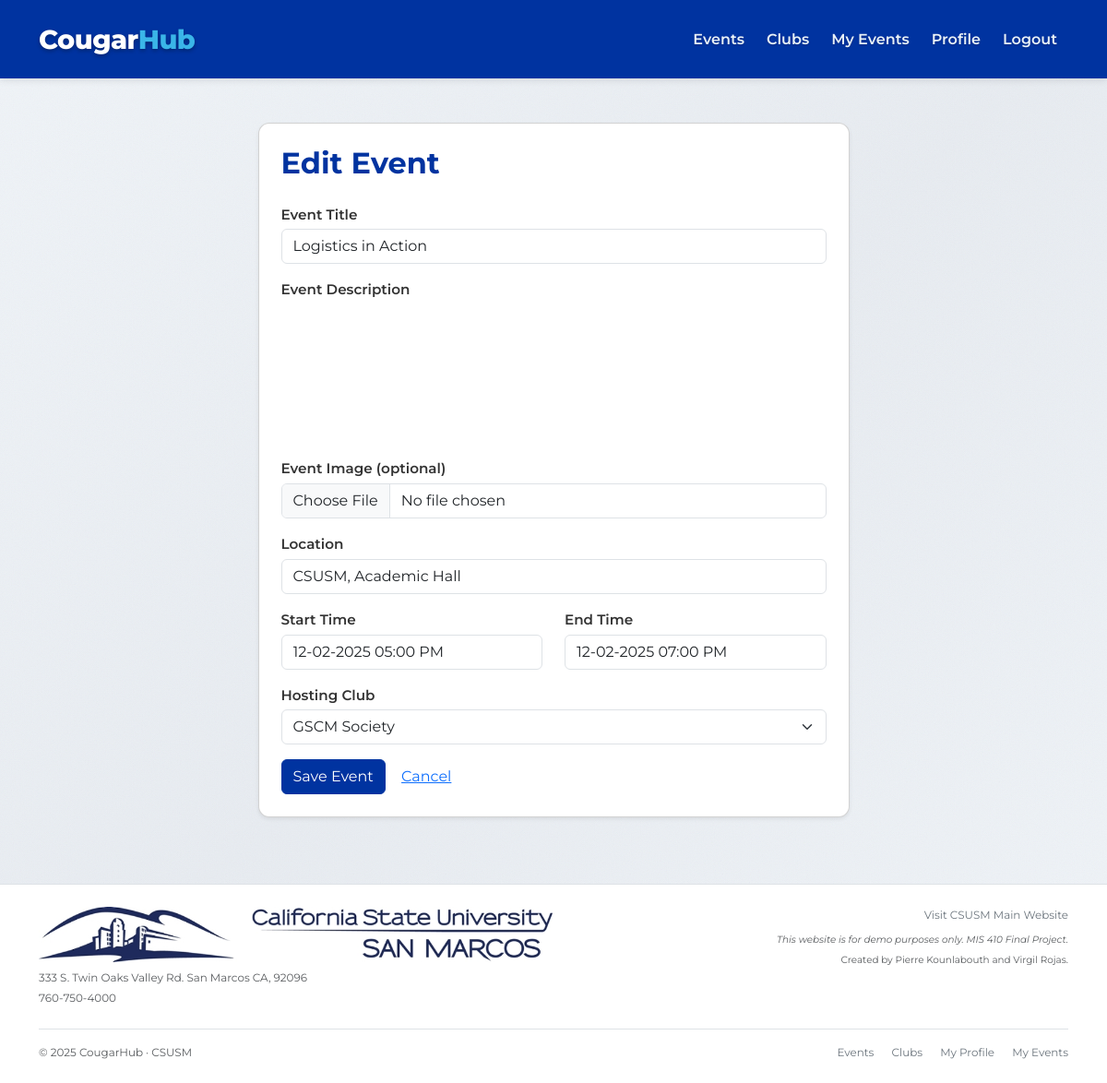
Page /events/4/edit (signed in) on the committed database.
### models.py (models this page shows)
class Event(db.Model):
    __tablename__ = "event"
    id = db.Column(db.Integer, primary_key=True)
    title = db.Column(db.String(150), nullable=False)
    description = db.Column(db.Text, nullable=True)
    location = db.Column(db.String(150), nullable=False)
    start_time = db.Column(db.DateTime, nullable=False)
    end_time = db.Column(db.DateTime, nullable=True)
    club_id = db.Column(db.Integer, db.ForeignKey("club.id"), nullable=False)
    created_by = db.Column(db.Integer, db.ForeignKey("user.id"), nullable=False)
    image_filename = db.Column(db.String(255), nullable=True)
    club = db.relationship("Club", back_populates="events")
    rsvps = db.relationship(
        "RSVP",
        back_populates="event",
        cascade="all, delete-orphan"
    )

### app.py (the view, shortened to what this page needs)
@app.route("/events/<int:event_id>/edit", methods=["GET", "POST"])
@login_required
def event_edit(event_id):
    event = Event.query.get_or_404(event_id)
    if not officer_required() or event.created_by != current_user.id:
        flash("You are not allowed to edit this event.", "danger")
        return redirect(url_for("event_detail", event_id=event.id))
    form = EventForm(obj=event)
    form.club_id.choices = [(c.id, c.name) for c in current_user.clubs_owned]
    if form.club_id.data is None:
        form.club_id.data = event.club_id
    return render_template("event_form.html", form=form, form_title="Edit Event")

### forms.py
class EventForm(FlaskForm):
    title = StringField("Event Title", validators=[DataRequired(), Length(max=150)])
    description = TextAreaField("Event Description", validators=[Optional()])
    location = StringField("Location", validators=[DataRequired(), Length(max=150)])
    start_time = DateTimeField("Start Time", format="%m-%d-%Y %I:%M %p", validators=[DataRequired()])
    end_time = DateTimeField("End Time", format="%m-%d-%Y %I:%M %p", validators=[Optional()])
    club_id = SelectField("Hosting Club", coerce=int, validators=[DataRequired()])
    image = FileField("Event Image (optional)", validators=[Optional(), FileAllowed(["jpg", "jpeg", "png", "gif"], "Images only!")])
    submit = SubmitField("Save Event")

### app.py (called while the page is built)
@login_manager.user_loader
def load_user(user_id: str):
    return db.session.get(User, int(user_id))

def officer_required() -> bool:
    return current_user.is_authenticated and current_user.role == "officer"

### templates/event_form.html (shortened to what this page needs)
{% extends "base.html" %}
{% block content %}
<link rel="stylesheet" href="https://cdn.jsdelivr.net/npm/flatpickr/dist/flatpickr.min.css">
<div class="row justify-content-center">
  <div class="col-md-8 col-lg-7">
    <div class="card shadow-sm p-4">
      <h2 class="mb-4 text-primary fw-bold">
        {{ form_title or "Create Event" }}
      </h2>
      <form method="POST" enctype="multipart/form-data" id="event-form">
        <div class="mb-3">
          {{ form.title.label(class="form-label") }}
          {{ form.title(class="form-control") }}
        </div>
        <div class="mb-3">
          {{ form.description.label(class="form-label") }}
          <div id="quill-editor"
               style="min-height: 150px; background-color: #ffffff; border-radius: 0.375rem;">
          </div>
        </div>
        <div class="mb-3">
          {{ form.image.label(class="form-label") }}
          {{ form.image(class="form-control") }}
        </div>
        <div class="mb-3">
          {{ form.location.label(class="form-label") }}
          {{ form.location(class="form-control") }}
        </div>
        <div class="row">
          <div class="col-md-6 mb-3">
            {{ form.start_time.label(class="form-label") }}
            {{ form.start_time(class="form-control", placeholder="05-01-2025 03:00 PM") }}
          </div>
          <div class="col-md-6 mb-3">
            {{ form.end_time.label(class="form-label") }}
            {{ form.end_time(class="form-control", placeholder="05-01-2025 06:00 PM") }}
          </div>
        </div>
        <div class="mb-3">
          {{ form.club_id.label(class="form-label") }}
          {{ form.club_id(class="form-select") }}
        </div>
        <button type="submit" class="btn btn-primary">
          Save Event
        </button>
        <a href="{{ url_for('events') }}" class="btn btn-link">
          Cancel
        </a>
      </form>
    </div>
  </div>
</div>
{% endblock %}

### static/css/styles.css (style rules this page uses)
body { background: linear-gradient(135deg, #f0f4f8 0%, #e8ecf1 50%, #f0f4f8 100%); background-attachment: fixed; font-family: 'Montserrat', sans-serif; position: relative; display: flex; flex-direction: column; min-height: 100vh; }
body::before { content: ''; position: fixed; top: 0; left: 0; width: 100%; height: 100%; pointer-events: none; z-index: -1; }
.navbar.bg-primary, .btn-primary, .btn-primary:active, .btn-primary:focus { background-color: #0033a0 !important; border-color: #0033a0 !important; }
input::placeholder, textarea::placeholder { color: #adb5bd !important; font-weight: 400; opacity: 1 !important; }
.text-primary { color: #0033a0 !important; }
.card { border-radius: 0.75rem; }
.card { transition: transform 0.3s ease, box-shadow 0.3s ease; }
.form-label { font-weight: 600; color: #333; font-size: 0.95rem; margin-bottom: 0.25rem; }

### rows in the picture
Event: title "Logistics in Action", location "CSUSM, Academic Hall", start_time "12-02-2025 05:00 PM", end_time "12-02-2025 07:00 PM", club_id "GSCM Society"
